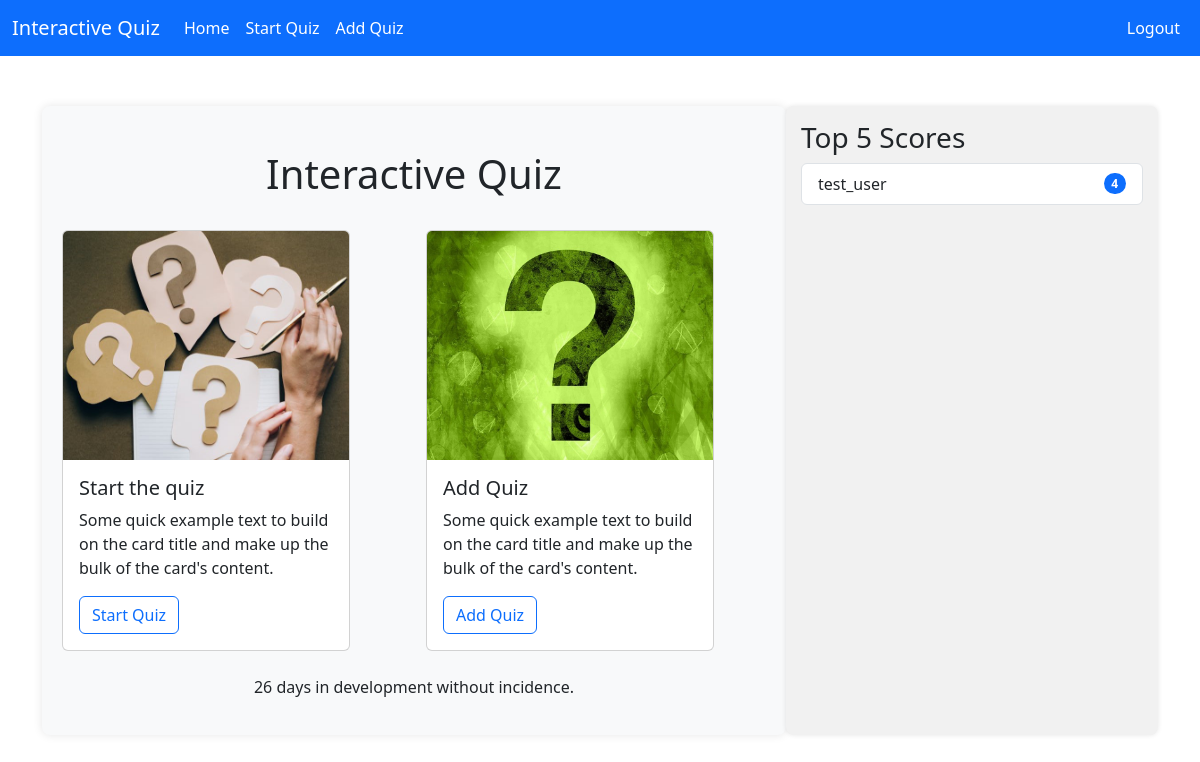
The app's page / (signed in), older data.
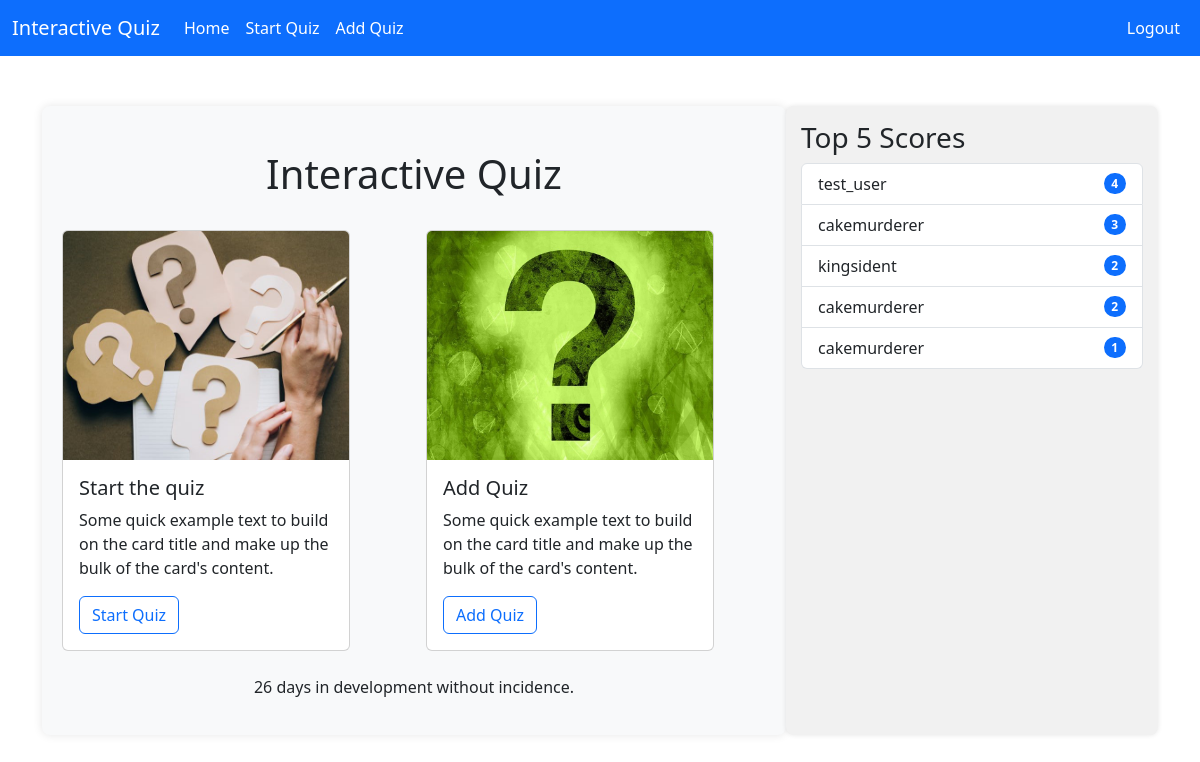
The same page, newer data.
### quiz/models.py (models this page shows, shortened)
class Score(models.Model):
    score = models.IntegerField()
    user = models.ForeignKey(User, related_name='scores', on_delete=models.CASCADE)

class User(AbstractUser):
    def __str__(self):
        return f"{self.first_name} {self.last_name}"

### quiz/views.py (the view)
# urls.py: 2. Add a URL to urlpatterns:  path('', views.home, name='home')
def home(request):
    score_list = Score.objects.all().order_by('-score')[:5]
    return render(request, 'quiz/base.html', {
        "score_list": score_list
    })

### quiz/context_processors.py (called while the page is built)
def days_developed(request):
    startDevDate = datetime(2024, 8, 22)
    todaysDate = datetime.now()
    daysDeveloped = (todaysDate - startDevDate).days
    days = "days"
    if daysDeveloped <= 1:
        days = "day"
    return {
        "daysDeveloped": daysDeveloped,
        "days": days,
    }

def top_five_scores(request):
    score_list = Score.objects.all().order_by('-score')[:5]
    return {
        "score_list": score_list
    }

### quiz/templates/quiz/base.html (shortened to what this page needs)
<!doctype html>
<html lang="en">
	<head>
		{% load static %}
		<link href="https://cdn.jsdelivr.net/npm/bootstrap@5.3.3/dist/css/bootstrap.min.css" rel="stylesheet">
		{% include 'quiz/navbar.html' %}
	</head>
	<body>
		{% if user.is_authenticated %}
		<div class="container-lg">
			<div class="row-container">
				<div class="main-content col-12 col-md-8">
					<div class="content-container">
						<br>
						{% block content %}
							{% include 'quiz/home.html' %}
						{% endblock %}
						<center>
						<br>
							<p> {{ daysDeveloped }} {{ days }} in development without incidence.</p>
						</center>
					</div>
				</div>
				{% if user.is_authenticated %}
					<br><br/>
					<div class="sidebar-container col-md-4">
						{% include 'quiz/sidebar.html' %}
					</div>
				{% endif %}
			</div>
		</div>
		{% endif %}
	</body>
	</html>

### quiz/templates/quiz/navbar.html (shortened to what this page needs)
<nav class="navbar bg-primary navbar-expand-lg" data-bs-theme="dark">
    <div class="container-fluid">
      <a class="navbar-brand" href="{% url 'home' %}">Interactive Quiz</a>
      <div class="collapse navbar-collapse" id="navbarSupportedContent">
        <ul class="navbar-nav me-auto mb-2 mb-lg-0">
          <li class="nav-item">
            <a class="nav-link active" aria-current="page" href="#">Home</a>
          </li>
            <a class="nav-link active" href="{% url 'start-quiz' %}">Start Quiz</a>
          <li class="nav-item">
            <a class="nav-link active" href="{% url 'add-quiz' %}">Add Quiz</a>
          </li>
        </ul>
        <ul class="navbar-nav ms-auto mb-2 mb-lg-0">
          {% if user.is_authenticated %}
            <li class="nav-item">
              <a class="nav-link active" href="{% url 'logout' %}">Logout</a>
            </li>
          {% endif %}
          </ul>
      </div>
    </div>
</nav>

### quiz/templates/quiz/home.html
{% load static %}
{% block content %}
<center>
<h1>Interactive Quiz</h1>
<br/>
</center>
    <div class="row">
        <div class="col-sm-6">
            <div class="card" style="width: 18rem;">
                <img src="{% static 'pic_quiz.jpg' %}" class="card-img-top" alt="...">
                <div class="card-body">
                <h5 class="card-title">Start the quiz</h5>
                <p class="card-text">Some quick example text to build on the card title and make up the bulk of the card's content.</p>
                <a href="{% url 'start-quiz' %}" class="btn btn-outline-primary">Start Quiz</a>
                </div>
            </div>
        </div>
        <div class="col-sm-6">
            <div class="card" style="width: 18rem;">
                <img src="{% static 'question_mark.jpg' %}" class="card-img-top" alt="...">
                <div class="card-body">
                <h5 class="card-title">Add Quiz</h5>
                <p class="card-text">Some quick example text to build on the card title and make up the bulk of the card's content.</p>
                <a href="{% url 'add-quiz' %}" class="btn btn-outline-primary">Add Quiz</a>
                </div>
            </div>
        </div>
    </div>
{% endblock %}

### quiz/templates/quiz/sidebar.html
<h3>Top 5 Scores</h3>
    <ul class="list-group">
        {% for score in score_list %}
            <li class="list-group-item d-flex justify-content-between align-items-center">
            {{ score.user.username }}
            <span class="badge text-bg-primary rounded-pill">{{ score.score }}</span>
            </li>
        {% endfor %}
    </ul>

### quiz/templates/quiz/base.html (style rules this page uses)
.content-container { max-width: 800px; margin: 50px auto; padding: 20px; background-color: #f8f9fa; border-radius: 8px; box-shadow: 0 0 10px rgba(0, 0, 0, 0.1); }
.sidebar-container { margin: 50px auto; padding: 15px; background-color: #f1f1f1; border-radius: 8px; margin-right: 20px; box-shadow: 0 0 5px rgba(0, 0, 0, 0.1); }
.row-container { display: flex; justify-content: space-between; }
.main-content { flex-grow: 1; }

Row changes from the older to the newer data that the page shows:
added Score: user.username "cakemurderer", score "3"
added Score: user.username "kingsident", score "2"
added Score: user.username "cakemurderer", score "2"
added Score: user.username "cakemurderer", score "1"
